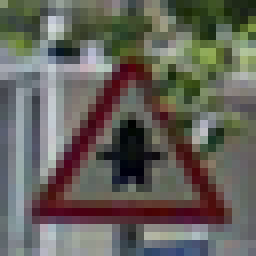
#> input picture images/de/11_1.png, 32 x 32 px (shown 8 times larger); its folder holds 4 pictures in this run
$ jupyter execute --allow-errors Traffic_Sign_Classifier.ipynb   (shell and % lines are left out)   (older library calls are emulated)
#> lines starting #> are read from the running program, lines starting #| are printed output that depends on the picture
# Self-Driving Car Engineer Nanodegree

## Deep Learning

## Project: Build a Traffic Sign Recognition Classifier

In this notebook, a template is provided for you to implement your functionality in stages, which is required to successfully complete this project. If additional code is required that cannot be included in the notebook, be sure that the Python code is successfully imported and included in your submission if necessary.

> **Note**: Once you have completed all of the code implementations, you need to finalize your work by exporting the iPython Notebook as an HTML document. Before exporting the notebook to html, all of the code cells need to have been run so that reviewers can see the final implementation and output. You can then export the notebook by using the menu above and navigating to  \n",
    "**File -> Download as -> HTML (.html)**. Include the finished document along with this notebook as your submission.

In addition to implementing code, there is a writeup to complete. The writeup should be completed in a separate file, which can be either a markdown file or a pdf document. There is a [write up template](https://github.com/udacity/CarND-Traffic-Sign-Classifier-Project/blob/master/writeup_template.md) that can be used to guide the writing process. Completing the code template and writeup template will cover all of the [rubric points](https://review.udacity.com/#!/rubrics/481/view) for this project.

The [rubric](https://review.udacity.com/#!/rubrics/481/view) contains "Stand Out Suggestions" for enhancing the project beyond the minimum requirements. The stand out suggestions are optional. If you decide to pursue the "stand out suggestions", you can include the code in this Ipython notebook and also discuss the results in the writeup file.

>**Note:** Code and Markdown cells can be executed using the **Shift + Enter** keyboard shortcut. In addition, Markdown cells can be edited by typically double-clicking the cell to enter edit mode.

---
## Step 0: Load The Data

[cell 1]
# Load pickled data
import pickle

# TODO: Fill this in based on where you saved the training and testing data

training_file = 'data/train.p'
validation_file= 'data/valid.p'
testing_file = 'data/test.p'

#> (the rest of this cell did not finish here and is left out)

---

## Step 1: Dataset Summary & Exploration

The pickled data is a dictionary with 4 key/value pairs:

- `'features'` is a 4D array containing raw pixel data of the traffic sign images, (num examples, width, height, channels).
- `'labels'` is a 1D array containing the label/class id of the traffic sign. The file `signnames.csv` contains id -> name mappings for each id.
- `'sizes'` is a list containing tuples, (width, height) representing the original width and height the image.
- `'coords'` is a list containing tuples, (x1, y1, x2, y2) representing coordinates of a bounding box around the sign in the image. **THESE COORDINATES ASSUME THE ORIGINAL IMAGE. THE PICKLED DATA CONTAINS RESIZED VERSIONS (32 by 32) OF THESE IMAGES**

Complete the basic data summary below. Use python, numpy and/or pandas methods to calculate the data summary rather than hard coding the results. For example, the [pandas shape method](http://pandas.pydata.org/pandas-docs/stable/generated/pandas.DataFrame.shape.html) might be useful for calculating some of the summary results.

### Provide a Basic Summary of the Data Set Using Python, Numpy and/or Pandas

#> (a cell that did not finish here is left out)

### Include an exploratory visualization of the dataset

Visualize the German Traffic Signs Dataset using the pickled file(s). This is open ended, suggestions include: plotting traffic sign images, plotting the count of each sign, etc.

The [Matplotlib](http://matplotlib.org/) [examples](http://matplotlib.org/examples/index.html) and [gallery](http://matplotlib.org/gallery.html) pages are a great resource for doing visualizations in Python.

**NOTE:** It's recommended you start with something simple first. If you wish to do more, come back to it after you've completed the rest of the sections.

[cell 3]
### Data exploration visualization code goes here.
### Feel free to use as many code cells as needed.
import matplotlib.pyplot as plt
# Visualizations will be shown in the notebook.

#> (a cell that did not finish here is left out)

[cell 5]
import math
from mpl_toolkits.axes_grid1 import ImageGrid

def display_traffic_signs(dataset):
    n_cols = 11 if len(dataset) > 10 else len(dataset)
    width = math.ceil(n_cols * 1.5)
    fig1 = plt.figure(1, (width, width * math.ceil(len(dataset)/n_cols)))
    grid1 = ImageGrid(fig1, 111,
                     nrows_ncols=(math.ceil(len(dataset)/n_cols), n_cols),
                     axes_pad=0.1,
                    )

    for index, img in enumerate(dataset):
        grid1[index].imshow(img)

#> (the rest of this cell did not finish here and is left out)

### Histogram of Labels

[cell 6]
# [5 lines left out: function histogram, not called in this run]

#> (the rest of this cell did not finish here and is left out)

As can be seen from the histogram, the number of samples per category is not well distributed in our training data.

----

## Step 2: Design and Test a Model Architecture

Design and implement a deep learning model that learns to recognize traffic signs. Train and test your model on the [German Traffic Sign Dataset](http://benchmark.ini.rub.de/?section=gtsrb&subsection=dataset).

The LeNet-5 implementation shown in the [classroom](https://classroom.udacity.com/nanodegrees/nd013/parts/fbf77062-5703-404e-b60c-95b78b2f3f9e/modules/6df7ae49-c61c-4bb2-a23e-6527e69209ec/lessons/601ae704-1035-4287-8b11-e2c2716217ad/concepts/d4aca031-508f-4e0b-b493-e7b706120f81) at the end of the CNN lesson is a solid starting point. You'll have to change the number of classes and possibly the preprocessing, but aside from that it's plug and play!

With the LeNet-5 solution from the lecture, you should expect a validation set accuracy of about 0.89. To meet specifications, the validation set accuracy will need to be at least 0.93. It is possible to get an even higher accuracy, but 0.93 is the minimum for a successful project submission.

There are various aspects to consider when thinking about this problem:

- Neural network architecture (is the network over or underfitting?)
- Play around preprocessing techniques (normalization, rgb to grayscale, etc)
- Number of examples per label (some have more than others).
- Generate fake data.

Here is an example of a [published baseline model on this problem](http://yann.lecun.com/exdb/publis/pdf/sermanet-ijcnn-11.pdf). It's not required to be familiar with the approach used in the paper but, it's good practice to try to read papers like these.

### Pre-process the Data Set (normalization, grayscale, etc.)

Use the code cell (or multiple code cells, if necessary) to implement the first step of your project.

[cell 7]
### Preprocess the data here. Preprocessing steps could include normalization, converting to grayscale, etc.
### Feel free to use as many code cells as needed.
import numpy as np
import cv2

# [12 lines left out: functions normalize, preprocess, not called in this run]

#> (a cell that did not finish here is left out)

[cell 9]
def unpreprocess(dataset):
    return [ ((d + 0.5) * 255).astype(np.uint8) for d in dataset ]

#> (the rest of this cell did not finish here and is left out)

### Model Architecture

[cell 10]
### Define your architecture here.
### Feel free to use as many code cells as needed.
from tensorflow.contrib.layers import flatten

# LeNet taken from classroom + own modifications
# [50 lines left out: function LeNet, not called in this run]

### Train, Validate and Test the Model

A validation set can be used to assess how well the model is performing. A low accuracy on the training and validation
sets imply underfitting. A high accuracy on the training set but low accuracy on the validation set implies overfitting.

[cell 11]
### Train your model here.
### Calculate and report the accuracy on the training and validation set.
### Once a final model architecture is selected,
### the accuracy on the test set should be calculated and reported as well.
### Feel free to use as many code cells as needed.

import tensorflow as tf

#> (the rest of this cell did not finish here and is left out)

[cell 12]
RATE = 0.001
EPOCHS = 5
BATCH_SIZE = 128
KEEP_PROB = 0.75

#> (the rest of this cell did not finish here and is left out)

#> (a cell that did not finish here is left out)

[cell 14]
from sklearn.utils import shuffle

#> (the rest of this cell did not finish here and is left out)

---

## Step 3: Test a Model on New Images

To give yourself more insight into how your model is working, download at least five pictures of German traffic signs from the web and use your model to predict the traffic sign type.

You may find `signnames.csv` useful as it contains mappings from the class id (integer) to the actual sign name.

### Load and Output the Images

[cell 15]
### Load the images and plot them here.
### Feel free to use as many code cells as needed.
import os
import numpy as np
import matplotlib.image as mpimg

def load_images_from_dir(folder):
#> called with folder = 'images/de/'
    filenames = os.listdir(folder)
    # annoyance with macOS' Finder creating ".DS_Store" files
    filenames = list(filter(lambda fn: fn != '.DS_Store', filenames))
    labels = np.array([ int(filename.split('_')[0]) for filename in filenames ])
    return np.array([ mpimg.imread(folder + filename) for filename in filenames ]), labels
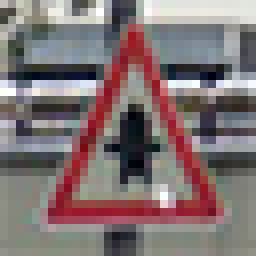
#> input picture images/de/11_2.png, 32 x 32 px (shown 8 times larger)
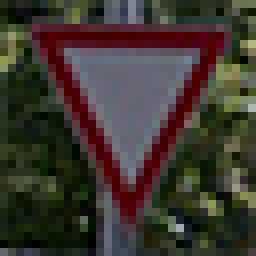
#> input picture images/de/13_1.png, 32 x 32 px (shown 8 times larger)
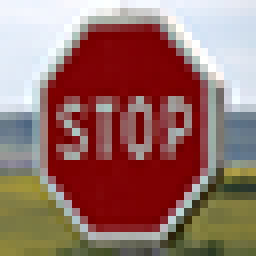
#> input picture images/de/14_1.png, 32 x 32 px (shown 8 times larger)

X_germany, y_germany = load_images_from_dir('images/de/')
#> y_germany = [11, 11, 13, 14]
#> (the rest of this cell did not finish here and is left out)


[cell 16]
display_traffic_signs(X_germany)
#> in display_traffic_signs, `n_cols = 11 if len(dataset) > 10 else len(dataset)`: n_cols = 4
#> in display_traffic_signs, `width = math.ceil(n_cols * 1.5)`: width = 6
#> the loop in display_traffic_signs, `for index, img in enumerate(dataset):` made 4 passes
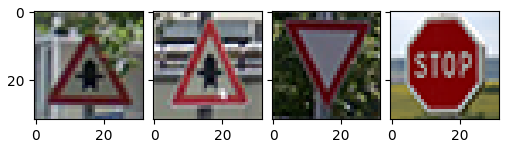
#> figure drawn by matplotlib, 4 panels
